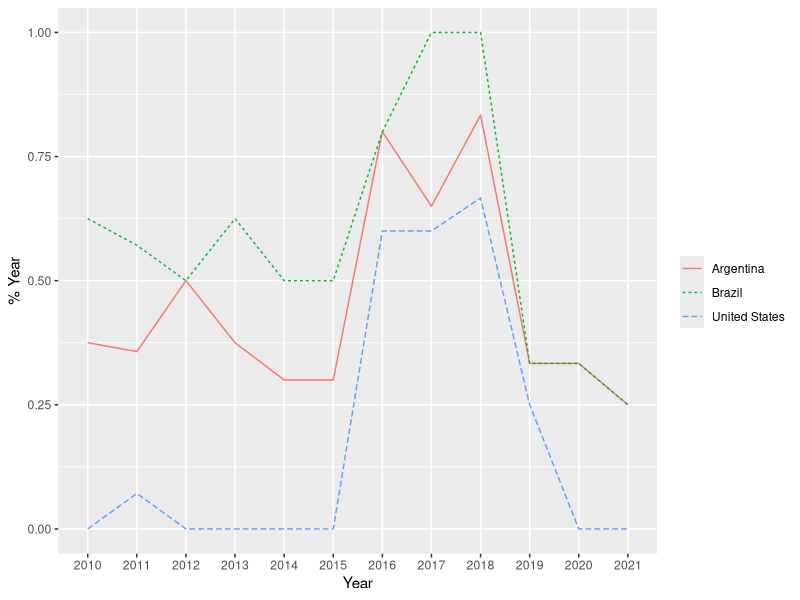
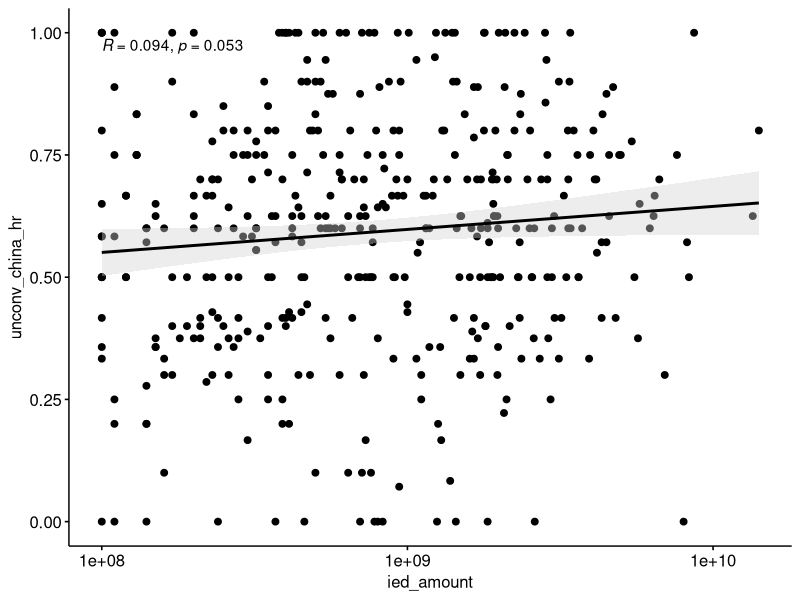

Recreate these plots in R, in order. (Note: this script raises an error after producing the figures.)
library(tidyverse)
library(ggplot2)
library(dplyr)
library(readxl)
library(ggrepel)


base_china <- read_excel("data/base_china_final_v3.xlsx")

unique(base_china$country)
colnames(base_china)

### Serie de tiempo para ver convergencia
base_china %>%
  filter(country %in% c("Argentina", "Brazil", "United States")) %>% 
  ggplot(aes(x = factor(year), y = unconv_china_hr, 
             color = country, linetype = country, group = country)) + 
  geom_line() +
  labs(x = "Year", y = "% Year", color = "", linetype = "")


### Regresión para Convergencia y otros indicadores
install.packages("ggpubr")
library(ggpubr)

regions <- unique(base_china$region)
regions

base_china %>%
  drop_na(trade_gdp) %>% 
  filter(
    ied_amount > 0,
    region %in% regions[3:5]) %>% 
  ggscatter(x = "ied_amount", y = "unconv_china_hr",
          add = "reg.line",  add.params = list(color = "black", 
                                               fill = "lightgray"), 
          conf.int = TRUE) + 
  stat_cor(method = "pearson") +
  scale_x_continuous(trans='log10')


### Modelo LM para Convergencia con IED y Comercio
modelo_ied <- lm(unconv_china_hr ~ ied_gdp_ln, data = base_china_final_v3)

summary(modelo_ied)

modelo_trade <- lm(unconv_china_hr ~ trade_gdp_ln, data = base_china_final_v3)

summary(modelo_trade)
